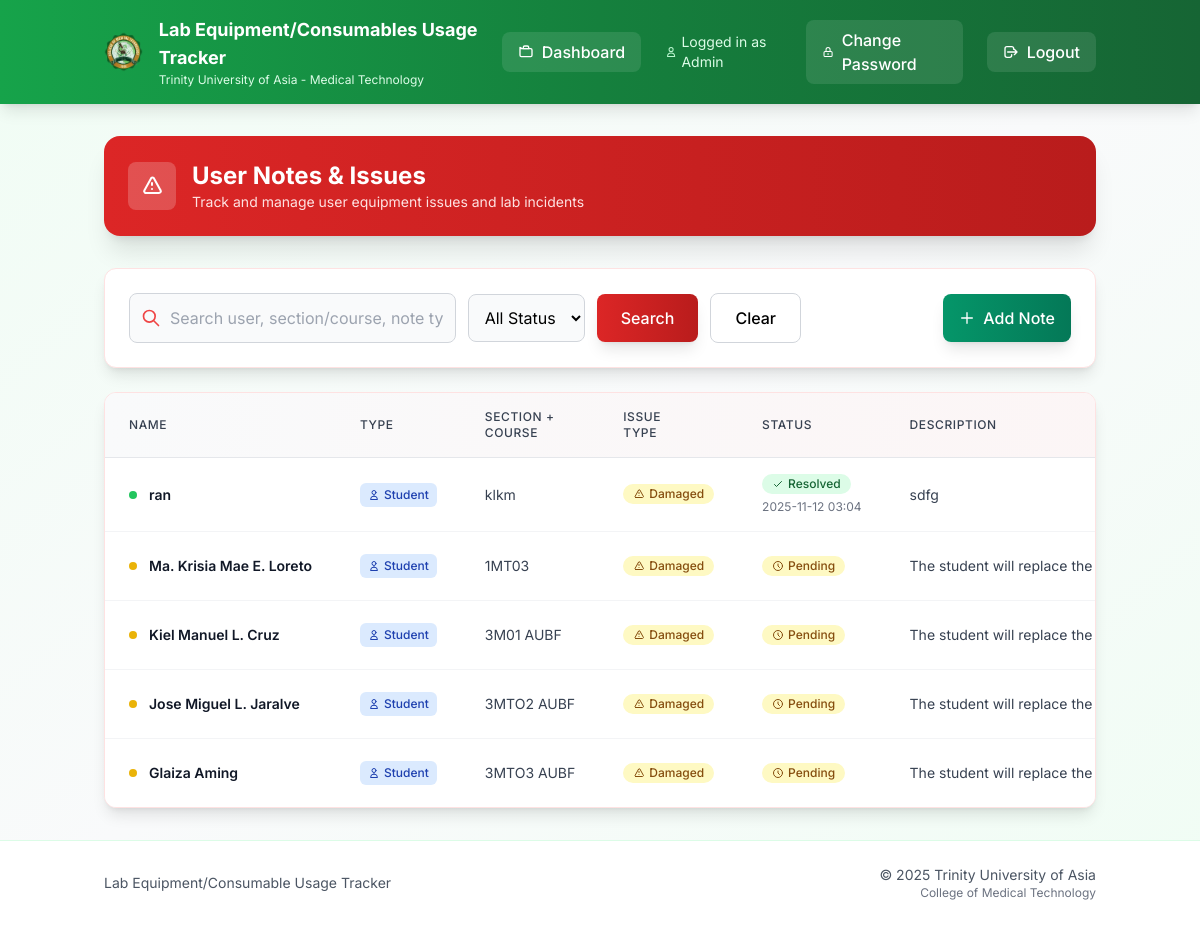
The app's page /notes (signed in) with its own data.
### models.py (models this page shows)
class StudentNote(db.Model):
    id = db.Column(db.Integer, primary_key=True)
    person_name = db.Column(db.String(100), nullable=False)
    person_number = db.Column(db.String(20), nullable=False)
    person_type = db.Column(db.String(20), nullable=False)  # 'student' or 'faculty'
    section_course = db.Column(db.String(150), nullable=False)
    note_type = db.Column(db.String(20), nullable=False)  # 'lost', 'damaged', 'other'
    description = db.Column(db.Text, nullable=False)
    equipment_id = db.Column(db.Integer, db.ForeignKey('equipment.id'), nullable=True)
    consumable_id = db.Column(db.Integer, db.ForeignKey('consumable.id'), nullable=True)
    created_by = db.Column(db.Integer, db.ForeignKey('user.id'), nullable=False)
    created_at = db.Column(db.DateTime, default=db.func.current_timestamp())
    status = db.Column(db.String(20), nullable=False, default='pending')  # 'pending' or 'resolved'
    resolved_at = db.Column(db.DateTime, nullable=True)
    resolved_by = db.Column(db.Integer, db.ForeignKey('user.id'), nullable=True)
    equipment = db.relationship('Equipment', backref='student_notes')
    consumable = db.relationship('Consumable', backref='student_notes')
    creator = db.relationship('User', foreign_keys=[created_by], backref='created_notes')
    resolver = db.relationship('User', foreign_keys=[resolved_by], backref='resolved_notes')

### app.py (the view, shortened to what this page needs)
@app.route('/notes')
def student_notes():
    if session.get('role') not in ['admin', 'tech']:
        return redirect(url_for('dashboard'))
    q = request.args.get('q', '').strip()
    sort = request.args.get('sort', 'created_at')
    direction = request.args.get('dir', 'desc').lower()
    direction = 'desc' if direction == 'desc' else 'asc'
    status_filter = request.args.get('status', 'all')
    sortable_fields = {
        'person_name', 'person_type', 'section_course',
        'note_type', 'description', 'related_item', 'reported_by', 'created_at', 'status'
    }
    if sort not in sortable_fields:
        sort = 'created_at'
    total_notes = StudentNote.query.count()
    total_users = User.query.count()
    print(f"Total notes: {total_notes}")
    print(f"Total users: {total_users}")
    all_notes = StudentNote.query.all()
    for note in all_notes:
        user = User.query.get(note.created_by)
        print(f"Note {note.id}: created_by={note.created_by}, user exists: {user is not None}")
        if user:
            print(f"  User: {user.username}")
    query = (StudentNote.query
             .outerjoin(Equipment, StudentNote.equipment_id == Equipment.id)
             .outerjoin(Consumable, StudentNote.consumable_id == Consumable.id)
             .outerjoin(User, StudentNote.created_by == User.id))
    notes_after_joins = query.count()
    print(f"Notes after joins: {notes_after_joins}")
    related_item_col = func.coalesce(Equipment.description, Consumable.description)
    reported_by_col = User.username
    if status_filter != 'all':
        query = query.filter(StudentNote.status == status_filter)
        print(f"Filtering by status: {status_filter}")
    if sort == 'related_item':
        sort_col = related_item_col
    elif sort == 'reported_by':
        sort_col = reported_by_col
    else:
        sort_col = getattr(StudentNote, sort)
    query = query.order_by(sort_col.desc() if direction == 'desc' else sort_col.asc())
    notes = query.all()
    print("Final notes count:")
    print(len(notes))
    return render_template('student_notes.html', notes=notes, q=q, sort=sort, dir=direction, status_filter=status_filter)

### templates/student_notes.html (shortened to what this page needs)
{% extends "base.html" %}
{% block content %}
<div class="bg-gradient-to-r from-red-600 to-red-700 rounded-2xl shadow-xl text-white p-6 mb-8 medical-shadow-lg">
  <div class="flex items-center justify-between flex-wrap gap-4">
    <div class="flex items-center space-x-4">
      <div class="h-12 w-12 bg-white bg-opacity-20 rounded-lg flex items-center justify-center">
        <svg class="h-6 w-6 text-white" fill="none" stroke="currentColor" viewBox="0 0 24 24">
          <path stroke-linecap="round" stroke-linejoin="round" stroke-width="2" d="M12 9v2m0 4h.01m-6.938 4h13.856c1.54 0 2.502-1.667 1.732-2.5L13.732 4c-.77-.833-1.732-.833-2.464 0L4.35 16.5c-.77.833.192 2.5 1.732 2.5z"/>
        </svg>
      </div>
      <div>
        <h1 class="text-2xl font-bold">User Notes & Issues</h1>
        <p class="text-red-100 text-sm">Track and manage user equipment issues and lab incidents</p>
      </div>
    </div>
  </div>
</div>
<div class="bg-white rounded-xl shadow-lg border border-red-100 p-6 mb-6 medical-shadow">
  <div class="flex flex-col lg:flex-row lg:items-center lg:justify-between gap-4">
    <div class="flex-1 max-w-2xl">
      <form method="GET" action="{{ url_for('student_notes') }}" class="flex items-center gap-3">
        <div class="relative flex-1">
          <div class="absolute inset-y-0 left-0 pl-3 flex items-center pointer-events-none">
          </div>
          <input
            type="text"
            name="q"
            value="{{ q|default('') }}"
            placeholder="Search user, section/course, note type, description, related item, reporter..."
            class="block w-full pl-10 pr-3 py-3 border border-gray-300 rounded-lg focus:outline-none focus:ring-2 focus:ring-red-500 focus:border-red-500 transition duration-200 bg-gray-50 focus:bg-white"
            aria-label="Search user notes"
          />
        </div>
        <select name="status"
                class="border border-gray-300 rounded-lg px-3 py-3 focus:outline-none focus:ring-2 focus:ring-red-500 focus:border-red-500 transition duration-200 bg-gray-50 focus:bg-white">
          <option value="all" {% if status_filter == 'all' %}selected{% endif %}>All Status</option>
        </select>
        <button type="submit" class="bg-gradient-to-r from-red-600 to-red-700 text-white px-6 py-3 rounded-lg hover:from-red-700 hover:to-red-800 font-medium transition duration-200 shadow-lg hover:shadow-xl">
          Search
        </button>
        <a href="{{ url_for('student_notes') }}" class="px-6 py-3 rounded-lg border border-gray-300 hover:bg-gray-50 font-medium transition duration-200">
          Clear
        </a>
      </form>
    </div>
    {% if session.role in ['admin', 'tech'] %}
    <div class="flex items-center">
      <a href="{{ url_for('add_student_note') }}"
         class="group flex items-center space-x-2 bg-gradient-to-r from-emerald-600 to-emerald-700 text-white px-4 py-3 rounded-lg hover:from-emerald-700 hover:to-emerald-800 font-medium transition duration-200 shadow-lg">
        <svg class="h-4 w-4" fill="none" stroke="currentColor" viewBox="0 0 24 24">
          <path stroke-linecap="round" stroke-linejoin="round" stroke-width="2" d="M12 4v16m8-8H4"/>
        </svg>
        <span>Add Note</span>
      </a>
    </div>
    {% endif %}
  </div>
</div>
<div class="bg-white rounded-xl shadow-lg border border-red-100 overflow-hidden medical-shadow">
  <div class="overflow-x-auto">
    <table class="min-w-full divide-y divide-gray-200">
      <thead class="bg-gradient-to-r from-gray-50 to-red-50">
        <tr>
          {% set _sort = sort|default('created_at') %}
          {% set _dir = dir|default('desc') %}
          {% macro sort_link(label, field) -%}
            {%- set is_sorted = (_sort == field) -%}
            {%- set next_dir = 'desc' if is_sorted and _dir == 'asc' else 'asc' -%}
            <a
              href="{{ url_for('student_notes', sort=field, dir=next_dir, q=q, status=status_filter) }}"
              class="group inline-flex items-center gap-2 text-gray-700 hover:text-red-700 font-medium transition-colors"
            >
              <span>{{ label }}</span>
            </a>
          {%- endmacro %}
          <th class="px-6 py-4 text-left text-xs font-semibold text-gray-600 uppercase tracking-wider">
            {{ sort_link('Name', 'person_name') }}
          </th>
          <th class="px-6 py-4 text-left text-xs font-semibold text-gray-600 uppercase tracking-wider">
            {{ sort_link('Type', 'person_type') }}
          </th>
          <th class="px-6 py-4 text-left text-xs font-semibold text-gray-600 uppercase tracking-wider">
            {{ sort_link('Section + Course', 'section_course') }}
          </th>
          <th class="px-6 py-4 text-left text-xs font-semibold text-gray-600 uppercase tracking-wider">
            {{ sort_link('Issue Type', 'note_type') }}
          </th>
          <th class="px-6 py-4 text-left text-xs font-semibold text-gray-600 uppercase tracking-wider">
            {{ sort_link('Status', 'status') }}
          </th>
          <th class="px-6 py-4 text-left text-xs font-semibold text-gray-600 uppercase tracking-wider">
            {{ sort_link('Description', 'description') }}
          </th>
        </tr>
      </thead>
      <tbody class="bg-white divide-y divide-gray-100">
        {% for note in notes %}
        <tr class="hover:bg-red-50 transition-colors duration-150">
          <td class="px-6 py-4 whitespace-nowrap">
            <div class="flex items-center">
              <div class="h-2 w-2 {% if note.status == 'pending' %}bg-yellow-500{% else %}bg-green-500{% endif %} rounded-full mr-3"></div>
              <span class="text-sm font-semibold text-gray-900">{{ note.person_name }}</span>
            </div>
          </td>
          <td class="px-6 py-4 whitespace-nowrap text-sm text-gray-700">
            <span class="inline-flex items-center px-2 py-1 rounded-md text-xs font-medium {% if note.person_type == 'student' %}bg-blue-100 text-blue-800{% else %}bg-purple-100 text-purple-800{% endif %}">
              {% if note.person_type == 'student' %}
                <svg class="h-3 w-3 mr-1" fill="none" stroke="currentColor" viewBox="0 0 24 24">
                  <path stroke-linecap="round" stroke-linejoin="round" stroke-width="2" d="M16 7a4 4 0 11-8 0 4 4 0 018 0zM12 14a7 7 0 00-7 7h14a7 7 0 00-7-7z"/>
                </svg>
              {% else %}
                <svg class="h-3 w-3 mr-1" fill="none" stroke="currentColor" viewBox="0 0 24 24">
                  <path stroke-linecap="round" stroke-linejoin="round" stroke-width="2" d="M19 21V5a2 2 0 00-2-2H7a2 2 0 00-2 2v16m14 0h2m-2 0h-5m-9 0H3m2 0h5M9 7h1m-1 4h1m4-4h1m-1 4h1m-5 10v-5a1 1 0 011-1h2a1 1 0 011 1v5m-4 0h4"/>
                </svg>
              {% endif %}
              {{ note.person_type.title() }}
            </span>
          </td>
          <td class="px-6 py-4 whitespace-nowrap text-sm text-gray-700">{{ note.section_course }}</td>
          <td class="px-6 py-4 whitespace-nowrap text-sm text-gray-700">
            <span class="inline-flex items-center px-2.5 py-0.5 rounded-full text-xs font-medium
                         {% if note.note_type == 'lost' %}bg-red-100 text-red-800
                         {% elif note.note_type == 'damaged' %}bg-yellow-100 text-yellow-800
                         {% elif note.note_type == 'contaminated' %}bg-orange-100 text-orange-800
                         {% elif note.note_type == 'expired' %}bg-purple-100 text-purple-800
                         {% elif note.note_type == 'spilled' %}bg-blue-100 text-blue-800
                         {% else %}bg-gray-100 text-gray-800{% endif %}">
              {% if note.note_type == 'lost' %}
                <svg class="h-3 w-3 mr-1" fill="none" stroke="currentColor" viewBox="0 0 24 24">
                  <path stroke-linecap="round" stroke-linejoin="round" stroke-width="2" d="M6 18L18 6M6 6l12 12"/>
                </svg>
              {% elif note.note_type == 'damaged' %}
                <svg class="h-3 w-3 mr-1" fill="none" stroke="currentColor" viewBox="0 0 24 24">
                  <path stroke-linecap="round" stroke-linejoin="round" stroke-width="2" d="M12 9v2m0 4h.01m-6.938 4h13.856c1.54 0 2.502-1.667 1.732-2.5L13.732 4c-.77-.833-1.732-.833-2.464 0L4.35 16.5c-.77.833.192 2.5 1.732 2.5z"/>
                </svg>
              {% endif %}
              {{ note.note_type.title() }}
            </span>
          </td>
          <td class="px-6 py-4 whitespace-nowrap text-sm text-gray-700">
            <span class="inline-flex items-center px-2.5 py-0.5 rounded-full text-xs font-medium
                         {% if note.status == 'pending' %}bg-yellow-100 text-yellow-800
                         {% else %}bg-green-100 text-green-800{% endif %}">
              {% if note.status == 'pending' %}
                <svg class="h-3 w-3 mr-1" fill="none" stroke="currentColor" viewBox="0 0 24 24">
                  <path stroke-linecap="round" stroke-linejoin="round" stroke-width="2" d="M12 8v4l3 3m6-3a9 9 0 11-18 0 9 9 0 0118 0z"/>
                </svg>
                Pending
              {% else %}
                <svg class="h-3 w-3 mr-1" fill="none" stroke="currentColor" viewBox="0 0 24 24">
                  <path stroke-linecap="round" stroke-linejoin="round" stroke-width="2" d="M5 13l4 4L19 7"/>
                </svg>
                Resolved
              {% endif %}
            </span>
            {% if note.status == 'resolved' and note.resolved_at %}
              <div class="text-xs text-gray-500 mt-1">
                {{ note.resolved_at.strftime('%Y-%m-%d %H:%M') }}
              </div>
            {% endif %}
          </td>
          <td class="px-6 py-4 text-sm text-gray-700 max-w-xs truncate" title="{{ note.description }}">{{ note.description }}</td>
        </tr>
        {% endfor %}
      </tbody>
    </table>
  </div>
</div>
{% endblock %}

### templates/base.html (style rules this page uses)
body { font-family: 'Inter', sans-serif; }
* { transition: all 0.2s ease-in-out; }
.medical-shadow { box-shadow: 0 4px 6px -1px rgba(16, 185, 129, 0.1), 0 2px 4px -1px rgba(16, 185, 129, 0.06); }
.medical-shadow-lg { box-shadow: 0 10px 15px -3px rgba(16, 185, 129, 0.1), 0 4px 6px -2px rgba(16, 185, 129, 0.05); }

### records on screen
StudentNote: person_name "ran", person_type "Student", section_course "klkm", note_type "Damaged", status "resolved" (drawn), resolved_at "2025-11-12 03:04", description "sdfg"
StudentNote: person_name "Ma. Krisia Mae E. Loreto", person_type "Student", section_course "1MT03", note_type "Damaged", status "pending" (drawn), description "The student will replace the Glass shelf…"
StudentNote: person_name "Kiel Manuel L. Cruz", person_type "Student", section_course "3M01 AUBF", note_type "Damaged", status "pending" (drawn), description "The student will replace the…"
StudentNote: person_name "Jose Miguel L. Jaralve", person_type "Student", section_course "3MTO2 AUBF", note_type "Damaged", status "pending" (drawn), description "The student will replace the…"
StudentNote: person_name "Glaiza Aming", person_type "Student", section_course "3MTO3 AUBF", note_type "Damaged", status "pending" (drawn), description "The student will replace the…"

### other values on screen
{{ session.get('role', 'User').title() }} "Admin"
{{ label }} "NAME TYPE SECTION + COURSE ISSUE TYPE STATUS DESCRIPTION"
